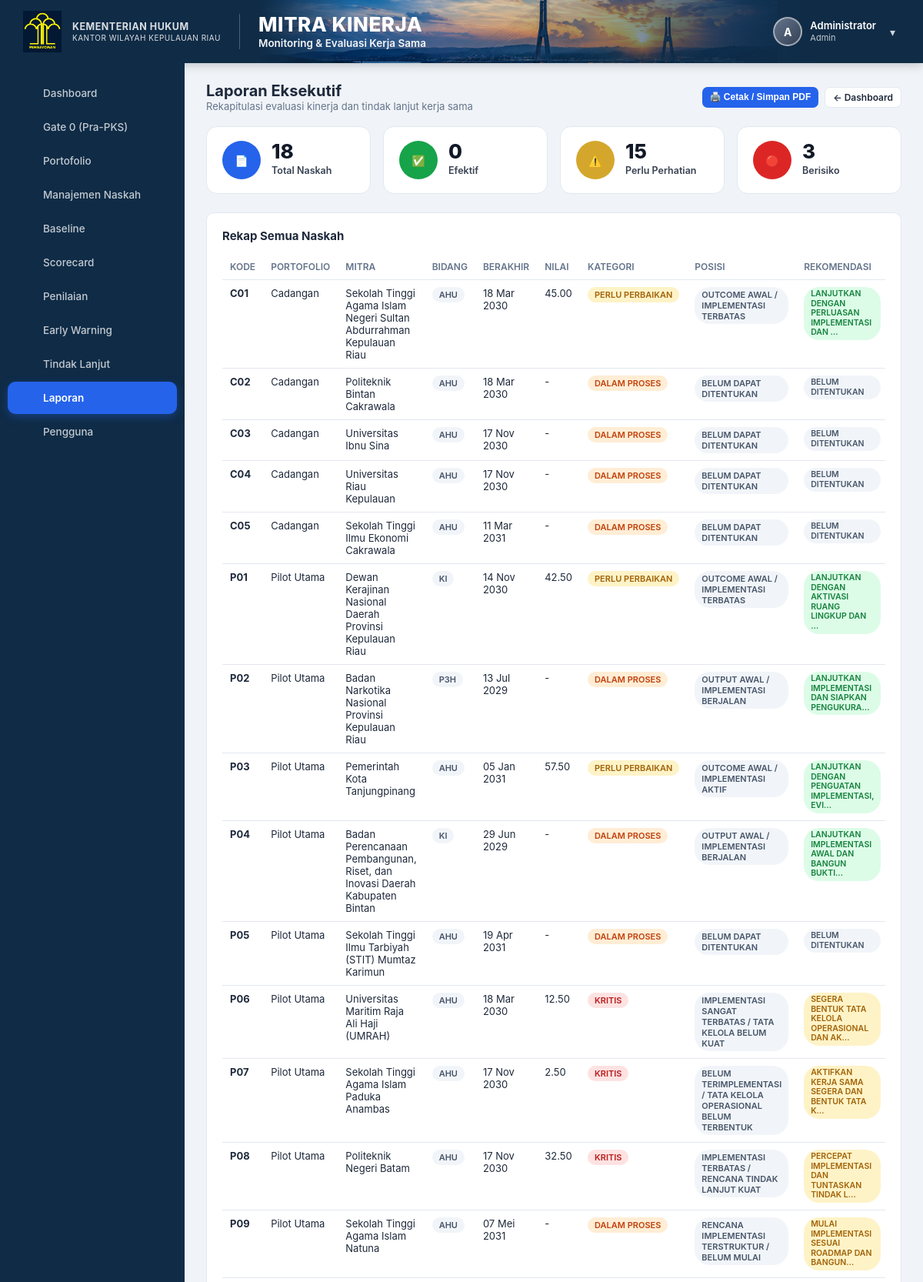
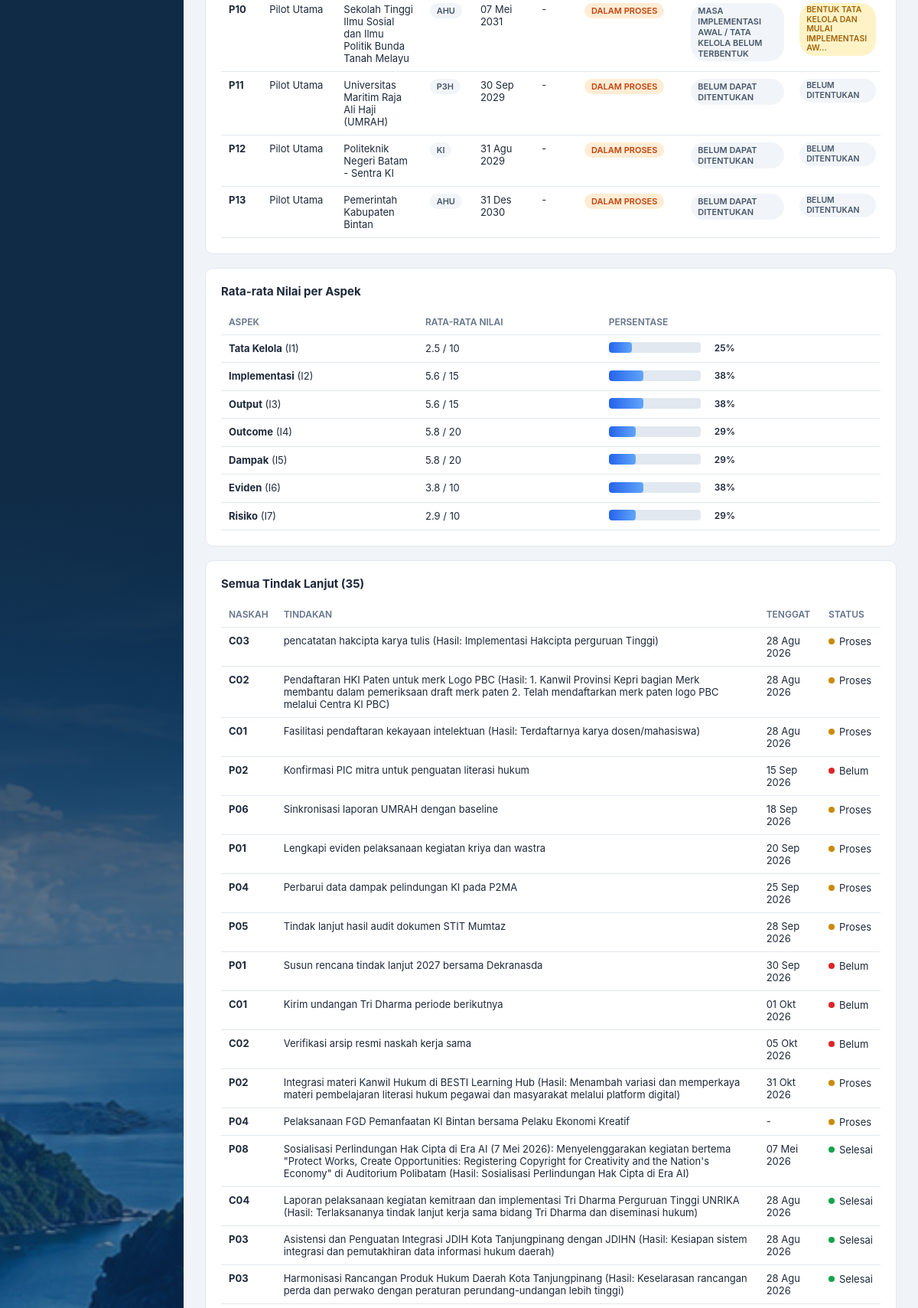
Screenshot of /laporan.php (signed in, upper part) with the database file from the repository (2 pictures, top to bottom).
### tables this page shows
CREATE TABLE `users` (
  `id` int(11) NOT NULL AUTO_INCREMENT,
  `nama` varchar(150) NOT NULL,
  `username` varchar(50) NOT NULL,
  `password_hash` varchar(255) NOT NULL,
  `role` enum('admin','pemeriksa','validator','pimpinan','pengampu','pic') NOT NULL,
  `aktif` tinyint(1) NOT NULL DEFAULT 1,
  `created_at` timestamp NOT NULL DEFAULT current_timestamp(),
  PRIMARY KEY (`id`),
  UNIQUE KEY `username` (`username`)
);

CREATE TABLE `mitra_kinerja` (
  `id` int(11) NOT NULL AUTO_INCREMENT,
  `kode` varchar(5) NOT NULL,
  `portofolio` enum('Pilot Utama','Cadangan') NOT NULL,
  `nama_mitra` varchar(255) NOT NULL,
  `judul` text DEFAULT NULL,
  `jenis` enum('PKS','MoU') NOT NULL,
  `bidang` enum('AHU','KI','P3H','PPL','Keuangan','Humas','SDM') DEFAULT 'AHU',
  `pks_induk_id` int(11) DEFAULT NULL,
  `tanggal_mulai` date DEFAULT NULL,
  `tanggal_berakhir` date DEFAULT NULL,
  `status_tanggal` enum('TERVERIFIKASI','BELUM TERVERIFIKASI') NOT NULL DEFAULT 'BELUM TERVERIFIKASI',
  `evaluasi_per_tahun` int(11) NOT NULL DEFAULT 4,
  `baseline_status` enum('BELUM DIISI','DALAM PROSES','TERVERIFIKASI / DIKUNCI') NOT NULL DEFAULT 'BELUM DIISI',
  `baseline_locked_at` datetime DEFAULT NULL,
  `baseline_locked_by` int(11) DEFAULT NULL,
  `baseline_pemeriksa` varchar(255) DEFAULT NULL,
  `baseline_catatan_ringkasan` text DEFAULT NULL,
  `cutoff_date` date DEFAULT NULL,
  `sumber_baseline` varchar(255) DEFAULT NULL,
  `pic_internal` varchar(255) DEFAULT NULL,
  `pic_mitra` varchar(255) DEFAULT NULL,
  `pic_focal_point` varchar(255) DEFAULT NULL,
  `file_naskah` varchar(255) DEFAULT NULL,
  `foto_kerjasama` varchar(255) DEFAULT NULL,
  `pemeriksa_id` int(11) DEFAULT NULL,
  `tanggal_review` date DEFAULT NULL,
  `status_scorecard` varchar(50) NOT NULL DEFAULT 'BELUM DINILAI',
  `posisi_portofolio` varchar(150) NOT NULL DEFAULT 'BELUM DAPAT DITENTUKAN',
  `rekomendasi` text DEFAULT NULL,
  `created_at` timestamp NOT NULL DEFAULT current_timestamp(),
  `updated_at` timestamp NOT NULL DEFAULT current_timestamp() ON UPDATE current_timestamp(),
  PRIMARY KEY (`id`),
  UNIQUE KEY `kode` (`kode`),
  KEY `pemeriksa_id` (`pemeriksa_id`),
  KEY `fk_mitra_induk` (`pks_induk_id`),
  CONSTRAINT `fk_mitra_induk` FOREIGN KEY (`pks_induk_id`) REFERENCES `mitra_kinerja` (`id`) ON DELETE SET NULL,
  CONSTRAINT `mitra_kinerja_ibfk_1` FOREIGN KEY (`pemeriksa_id`) REFERENCES `users` (`id`) ON DELETE SET NULL
);

CREATE TABLE `tindak_lanjut` (
  `id` int(11) NOT NULL AUTO_INCREMENT,
  `mitra_id` int(11) NOT NULL,
  `tindakan` text NOT NULL,
  `tenggat` date DEFAULT NULL,
  `status` enum('Belum','Proses','Selesai') NOT NULL DEFAULT 'Belum',
  `file_bukti` varchar(255) DEFAULT NULL,
  `created_at` timestamp NOT NULL DEFAULT current_timestamp(),
  `updated_at` timestamp NOT NULL DEFAULT current_timestamp() ON UPDATE current_timestamp(),
  PRIMARY KEY (`id`),
  KEY `mitra_id` (`mitra_id`),
  CONSTRAINT `tindak_lanjut_ibfk_1` FOREIGN KEY (`mitra_id`) REFERENCES `mitra_kinerja` (`id`) ON DELETE CASCADE
);

### laporan.php (the view, shortened to what the rows shown need)
<?php
require_once __DIR__ . '/includes/auth.php';
require_once __DIR__ . '/includes/data.php';
requireLogin();
$pdo = getDB();
$all = getAllMitraSummary($pdo);
$tindakLanjut = getTindakLanjut($pdo);
require __DIR__ . '/includes/header.php';
?>
<div class="flex-between no-print" style="margin-bottom:18px;">
    <div>
        <h1 style="margin:0;font-size:20px;">Laporan Eksekutif</h1>
    </div>
</div>
<div class="card">
    <h2>Rekap Semua Naskah</h2>
    <div class="table-wrap">
    <table>
        <thead>
            <tr><th>Kode</th><th>Portofolio</th><th>Mitra</th><th>Bidang</th><th>Berakhir</th><th>Nilai</th><th>Kategori</th><th>Posisi</th><th>Rekomendasi</th><th>Warning</th><th>Status</th></tr>
        </thead>
        <tbody>
        <?php if (empty($all)): ?>
            <tr><td colspan="11" class="muted" style="text-align:center;padding:20px;">Belum ada naskah kerja sama</td></tr>
        <?php else: foreach ($all as $s): $m = $s['mitra']; ?>
            <tr>
                <td><strong><?= h($m['kode']) ?></strong></td>
                <td><?= h($m['portofolio']) ?></td>
                <td><?= h($m['nama_mitra']) ?></td>
                <td><span class="badge badge-secondary" style="font-size:11px;font-weight:600;"><?= h($m['bidang'] ?? 'AHU') ?></span></td>
                <td><?= formatTanggal($m['tanggal_berakhir']) ?></td>
                <td><?= $s['nilai_final'] !== null ? number_format($s['nilai_final'], 2) : '-' ?></td>
                <td><span class="badge badge-<?= warnaKategori($s['kategori']) ?>"><?= h($s['kategori']) ?></span></td>
                <td><span class="badge badge-secondary" style="font-size:11px;white-space:normal;max-width:180px;display:inline-block;"><?= h($s['posisi_portofolio']) ?></span></td>
                <td>
                    <?php $rekHead = trim(explode("\n", trim($s['rekomendasi'] ?? '-'))[0]) ?: '-'; ?>
                    <span class="badge badge-<?= warnaRekomendasi($s['rekomendasi']) ?>" style="font-size:10.5px;max-width:160px;white-space:normal;display:inline-block;line-height:1.2;text-align:left;" title="<?= h($s['rekomendasi']) ?>">
                        <?= h(singkat($rekHead, 45)) ?>
                    </span>
                </td>
            </tr>
        <?php endforeach; endif; ?>
        </tbody>
    </table>
    </div>
</div>
<div class="card">
    <h2>Rata-rata Nilai per Aspek</h2>
    <div class="table-wrap">
    <table>
        <thead><tr><th>Aspek</th><th>Rata-rata Nilai</th><th>Persentase</th></tr></thead>
    </table>
    </div>
</div>
<div class="card">
    <h2>Semua Tindak Lanjut (<?= count($tindakLanjut) ?>)</h2>
    <div class="table-wrap">
    <table>
        <thead><tr><th>Naskah</th><th>Tindakan</th><th>Tenggat</th><th>Status</th></tr></thead>
        <tbody>
        <?php if (empty($tindakLanjut)): ?>
            <tr><td colspan="4" class="muted" style="text-align:center;padding:20px;">Belum ada tindak lanjut</td></tr>
        <?php else: foreach ($tindakLanjut as $tl):
            $dotClass = match($tl['status']) { 'Selesai' => 'dot-green', 'Proses' => 'dot-yellow', default => 'dot-red' };
        ?>
            <tr>
                <td><strong><?= h($tl['kode']) ?></strong></td>
                <td><?= h($tl['tindakan']) ?></td>
                <td><?= formatTanggal($tl['tenggat']) ?></td>
                <td><span class="status-dot <?= $dotClass ?>"><?= h($tl['status']) ?></span></td>
            </tr>
        <?php endforeach; endif; ?>
        </tbody>
    </table>
    </div>
</div>
<?php require __DIR__ . '/includes/footer.php'; ?>

### includes/header.php (shortened to what the rows shown need)
<?php
$user = currentUser();
$currentPage = basename($_SERVER['PHP_SELF'] ?? '', '.php');
$role = $user['role'] ?? 'pemeriksa';
$allNavItems = [
    ['page' => 'dashboard',      'label' => 'Dashboard',         'roles' => ['admin','pemeriksa','validator','pimpinan','pengampu','pic']],
    ['page' => 'gate0',          'label' => 'Gate 0 (Pra-PKS)',  'roles' => ['admin','pemeriksa','pimpinan','pengampu']],
    ['page' => 'portofolio',     'label' => 'Portofolio',        'roles' => ['admin','pemeriksa','validator','pimpinan','pengampu','pic']],
    ['page' => 'mitra_manage',   'label' => 'Manajemen Naskah',  'roles' => ['admin','pemeriksa','pengampu']],
    ['page' => 'baseline',       'label' => 'Baseline',          'roles' => ['admin','pemeriksa','validator','pimpinan','pengampu','pic']],
    ['page' => 'scorecard',      'label' => 'Scorecard',         'roles' => ['admin','pemeriksa','validator','pimpinan','pengampu','pic']],
    ['page' => 'mitra_validasi', 'label' => 'Penilaian',         'roles' => ['admin','pemeriksa','validator']],
    ['page' => 'early_warning',  'label' => 'Early Warning',     'roles' => ['admin','pemeriksa','validator','pimpinan','pengampu','pic']],
    ['page' => 'tindak_lanjut',  'label' => 'Tindak Lanjut',     'roles' => ['admin','pemeriksa','validator','pimpinan','pengampu','pic']],
    ['page' => 'laporan',        'label' => 'Laporan',           'roles' => ['admin','pemeriksa','validator','pimpinan','pengampu','pic']],
];
$navItems = array_filter($allNavItems, fn($n) => in_array($role, $n['roles'], true));
$initials = '';
if ($user) {
    $parts = preg_split('/\s+/', trim($user['nama']));
    $initials = strtoupper(substr($parts[0], 0, 1));
}
?>
<!DOCTYPE html>
<html lang="id">
<head>
<link rel="stylesheet" href="public/css/style.css?v=<?= filemtime(__DIR__ . '/../public/css/style.css') ?>">
</head>
<body>
<?php if ($user): ?>
<div class="app-layout">
<div class="app-layout-main">
    <aside class="sidebar">
        <nav class="sidebar-nav">
            <?php foreach ($navItems as $nav): ?>
            <a href="<?= $nav['page'] ?>.php" class="<?= $currentPage === $nav['page'] ? 'active' : '' ?>">
                <span class="nav-icon"><?= $icons[$nav['page']] ?? '' ?></span><span><?= $nav['label'] ?></span>
            </a>
            <?php endforeach; ?>
            <?php if ($user['role'] === 'admin'): ?>
            <a href="users_list.php" class="<?= $currentPage === 'users_list' ? 'active' : '' ?>">
                <span class="nav-icon"><?= $icons['users_list'] ?? '' ?></span><span>Pengguna</span>
            </a>
            <?php endif; ?>
        </nav>
    </aside>
    <div class="app-content">
        <header class="app-hero">
            <div class="hero-left">
                <div class="hero-logo-block">
                    <div class="hero-logo-badge">
                        <img src="public/img/logo-hukum.png" alt="Logo Hukum">
                    </div>
                    <div class="hero-instansi">
                        <strong>KEMENTERIAN HUKUM</strong>
                        <span>KANTOR WILAYAH KEPULAUAN RIAU</span>
                    </div>
                </div>
                <div class="hero-titles">
                    <div class="hero-title">MITRA KINERJA</div>
                    <div class="hero-subtitle">Monitoring &amp; Evaluasi Kerja Sama</div>
                </div>
            </div>
            <div class="hero-right">
                <div class="header-user">
                    <div class="user-avatar"><?= h($initials) ?></div>
                    <div class="user-info">
                        <div class="user-name"><?= h($user['nama']) ?></div>
                        <div class="user-role"><?= h(ucfirst($user['role'])) ?></div>
                    </div>
                    <form method="POST" action="logout.php" style="display:inline;margin:0;padding:0;" onsubmit="return confirm('Apakah Anda yakin ingin keluar dari akun?');">
                        <button type="submit" class="btn-logout" title="Keluar / Logout" style="background:none;border:none;cursor:pointer;font:inherit;line-height:inherit;display:inline-flex;align-items:center;">▾</button>
                    </form>
                </div>
            </div>
        </header>
        <div class="page-body">
<?php else: ?>
<div class="page-body">
<?php endif; ?>

### rows the page displays
users: nama "A", nama "Administrator", role "Admin"
mitra_kinerja: kode "C01", portofolio "Cadangan", nama_mitra "Sekolah Tinggi Agama Islam Negeri Sultan Abdurrahman Kepulauan Riau", bidang "AHU", tanggal_berakhir "18 Mar 2030"
mitra_kinerja: kode "C02", portofolio "Cadangan", nama_mitra "Politeknik Bintan Cakrawala", bidang "AHU", tanggal_berakhir "18 Mar 2030"
mitra_kinerja: kode "C03", portofolio "Cadangan", nama_mitra "Universitas Ibnu Sina", bidang "AHU", tanggal_berakhir "17 Nov 2030"
mitra_kinerja: kode "C04", portofolio "Cadangan", nama_mitra "Universitas Riau Kepulauan", bidang "AHU", tanggal_berakhir "17 Nov 2030"
mitra_kinerja: kode "C05", portofolio "Cadangan", nama_mitra "Sekolah Tinggi Ilmu Ekonomi Cakrawala", bidang "AHU", tanggal_berakhir "11 Mar 2031"
mitra_kinerja: kode "P01", portofolio "Pilot Utama", nama_mitra "Dewan Kerajinan Nasional Daerah Provinsi Kepulauan Riau", bidang "KI", tanggal_berakhir "14 Nov 2030"
mitra_kinerja: kode "P02", portofolio "Pilot Utama", nama_mitra "Badan Narkotika Nasional Provinsi Kepulauan Riau", bidang "P3H", tanggal_berakhir "13 Jul 2029", kategori "DALAM PROSES", posisi_portofolio "OUTPUT AWAL / IMPLEMENTASI BERJALAN", rekomendasi "LANJUTKAN IMPLEMENTASI DAN SIAPKAN PENGUKURA…", rekHead "LANJUTKAN IMPLEMENTASI AWAL DAN BANGUN BUKTI…"
mitra_kinerja: kode "P03", portofolio "Pilot Utama", nama_mitra "Pemerintah Kota Tanjungpinang", bidang "AHU", tanggal_berakhir "05 Jan 2031"
mitra_kinerja: kode "P04", portofolio "Pilot Utama", nama_mitra "Badan Perencanaan Pembangunan, Riset, dan Inovasi Daerah Kabupaten Bintan", bidang "KI", tanggal_berakhir "29 Jun 2029"
mitra_kinerja: kode "P05", portofolio "Pilot Utama", nama_mitra "Sekolah Tinggi Ilmu Tarbiyah (STIT) Mumtaz Karimun", bidang "AHU", tanggal_berakhir "19 Apr 2031"
mitra_kinerja: kode "P06", portofolio "Pilot Utama", nama_mitra "Universitas Maritim Raja Ali Haji (UMRAH)", bidang "AHU", tanggal_berakhir "18 Mar 2030"
mitra_kinerja: kode "P07", portofolio "Pilot Utama", nama_mitra "Sekolah Tinggi Agama Islam Paduka Anambas", bidang "AHU", tanggal_berakhir "17 Nov 2030", nilai_final "2.50", kategori "KRITIS", posisi_portofolio "BELUM TERIMPLEMENTASI / TATA KELOLA OPERASIONAL BELUM TERBENTUK", rekomendasi "AKTIFKAN KERJA SAMA SEGERA DAN BENTUK TATA K…"
mitra_kinerja: kode "P08", portofolio "Pilot Utama", nama_mitra "Politeknik Negeri Batam", bidang "AHU", tanggal_berakhir "17 Nov 2030"
mitra_kinerja: kode "P09", portofolio "Pilot Utama", nama_mitra "Sekolah Tinggi Agama Islam Natuna", bidang "AHU", tanggal_berakhir "07 Mei 2031", kategori "DALAM PROSES", posisi_portofolio "RENCANA IMPLEMENTASI TERSTRUKTUR / BELUM MULAI", rekomendasi "MULAI IMPLEMENTASI SESUAI ROADMAP DAN BANGUN…"
mitra_kinerja: kode "P10", portofolio "Pilot Utama", nama_mitra "Sekolah Tinggi Ilmu Sosial dan Ilmu Politik Bunda Tanah Melayu", bidang "AHU", tanggal_berakhir "07 Mei 2031", kategori "DALAM PROSES", posisi_portofolio "MASA IMPLEMENTASI AWAL / TATA KELOLA BELUM TERBENTUK", rekomendasi "BENTUK TATA KELOLA DAN MULAI IMPLEMENTASI AW…"
mitra_kinerja: kode "P11", portofolio "Pilot Utama", nama_mitra "Universitas Maritim Raja Ali Haji (UMRAH)", bidang "P3H", tanggal_berakhir "30 Sep 2029"
mitra_kinerja: kode "P12", portofolio "Pilot Utama", nama_mitra "Politeknik Negeri Batam - Sentra KI", bidang "KI", tanggal_berakhir "31 Agu 2029"
mitra_kinerja: kode "P13", portofolio "Pilot Utama", nama_mitra "Pemerintah Kabupaten Bintan", bidang "AHU", tanggal_berakhir "31 Des 2030"
tindak_lanjut: mitra.kode "C03", tindakan "pencatatan hakcipta karya tulis (Hasil: Implementasi Hakcipta perguruan Tinggi)", tenggat "28 Agu 2026", status "Proses"
tindak_lanjut: mitra.kode "C02", tindakan "Pendaftaran HKI Paten untuk merk Logo PBC (Hasil: 1. Kanwil Provinsi Kepri bagian Merk membantu dalam pemeriksaan draft merk paten 2. Telah mendaftarkan merk paten logo PBC melalui Centra KI PBC)", tenggat "28 Agu 2026", status "Proses"
tindak_lanjut: mitra.kode "C01", tindakan "Fasilitasi pendaftaran kekayaan intelektuan (Hasil: Terdaftarnya karya dosen/mahasiswa)", tenggat "28 Agu 2026", status "Proses"
tindak_lanjut: mitra.kode "P02", tindakan "Konfirmasi PIC mitra untuk penguatan literasi hukum", tenggat "15 Sep 2026", status "Belum"
tindak_lanjut: mitra.kode "P06", tindakan "Sinkronisasi laporan UMRAH dengan baseline", tenggat "18 Sep 2026", status "Proses"
tindak_lanjut: mitra.kode "P01", tindakan "Lengkapi eviden pelaksanaan kegiatan kriya dan wastra", tenggat "20 Sep 2026", status "Proses"
tindak_lanjut: mitra.kode "P04", tindakan "Perbarui data dampak pelindungan KI pada P2MA", tenggat "25 Sep 2026", status "Proses"
tindak_lanjut: mitra.kode "P05", tindakan "Tindak lanjut hasil audit dokumen STIT Mumtaz", tenggat "28 Sep 2026", status "Proses"
tindak_lanjut: mitra.kode "P01", tindakan "Susun rencana tindak lanjut 2027 bersama Dekranasda", tenggat "30 Sep 2026", status "Belum"
tindak_lanjut: mitra.kode "C01", tindakan "Kirim undangan Tri Dharma periode berikutnya", tenggat "01 Okt 2026", status "Belum"
tindak_lanjut: mitra.kode "C02", tindakan "Verifikasi arsip resmi naskah kerja sama", tenggat "05 Okt 2026", status "Belum"
tindak_lanjut: mitra.kode "P02", tindakan "Integrasi materi Kanwil Hukum di BESTI Learning Hub (Hasil: Menambah variasi dan memperkaya materi pembelajaran literasi hukum pegawai dan masyarakat melalui platform digital)", tenggat "31 Okt 2026", status "Proses"
tindak_lanjut: mitra.kode "P04", tindakan "Pelaksanaan FGD Pemanfaatan KI Bintan bersama Pelaku Ekonomi Kreatif", tenggat "-", status "Proses"
tindak_lanjut: mitra.kode "P08", tindakan "Sosialisasi Perlindungan Hak Cipta di Era AI (7 Mei 2026): Menyelenggarakan kegiatan bertema \"Protect Works, Create Opportunities: Registering Copyright for Creativity and the Nation's Economy\" di Auditorium Polibatam (Hasil: Sosialisasi Perlindungan Hak Cipta di Era AI)", tenggat "07 Mei 2026", status "Selesai"
tindak_lanjut: mitra.kode "C04", tindakan "Laporan pelaksanaan kegiatan kemitraan dan implementasi Tri Dharma Perguruan Tinggi UNRIKA (Hasil: Terlaksananya tindak lanjut kerja sama bidang Tri Dharma dan diseminasi hukum)", tenggat "28 Agu 2026", status "Selesai"
tindak_lanjut: mitra.kode "P03", tindakan "Asistensi dan Penguatan Integrasi JDIH Kota Tanjungpinang dengan JDIHN (Hasil: Kesiapan sistem integrasi dan pemutakhiran data informasi hukum daerah)", tenggat "28 Agu 2026", status "Selesai"
tindak_lanjut: mitra.kode "P03", tindakan "Harmonisasi Rancangan Produk Hukum Daerah Kota Tanjungpinang (Hasil: Keselarasan rancangan perda dan perwako dengan peraturan perundang-undangan lebih tinggi)", tenggat "28 Agu 2026", status "Selesai"

### other values shown
$nav['label'] "Dashboard"
$nav['label'] "Gate 0 (Pra-PKS)"
$nav['label'] "Portofolio"
$nav['label'] "Manajemen Naskah"
$nav['label'] "Baseline"
$nav['label'] "Scorecard"
$nav['label'] "Penilaian"
$nav['label'] "Early Warning"
$nav['label'] "Tindak Lanjut"
$nav['label'] "Laporan"
$stats['total'] "18"
$stats['efektif'] "0"
$stats['perluPerhatian'] "15"
$stats['berisiko'] "3"
$s['nilai_final'] "45.00"
